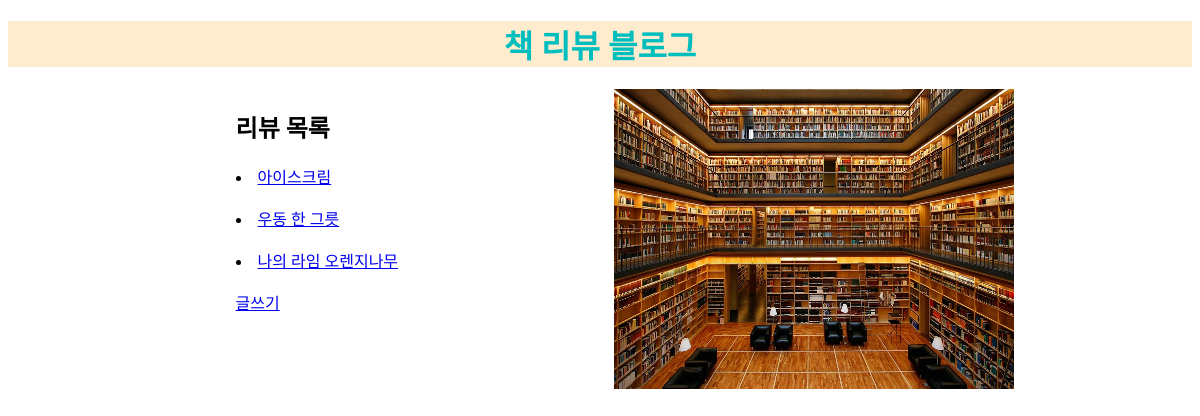
/, run on an earlier commit of the app's database.
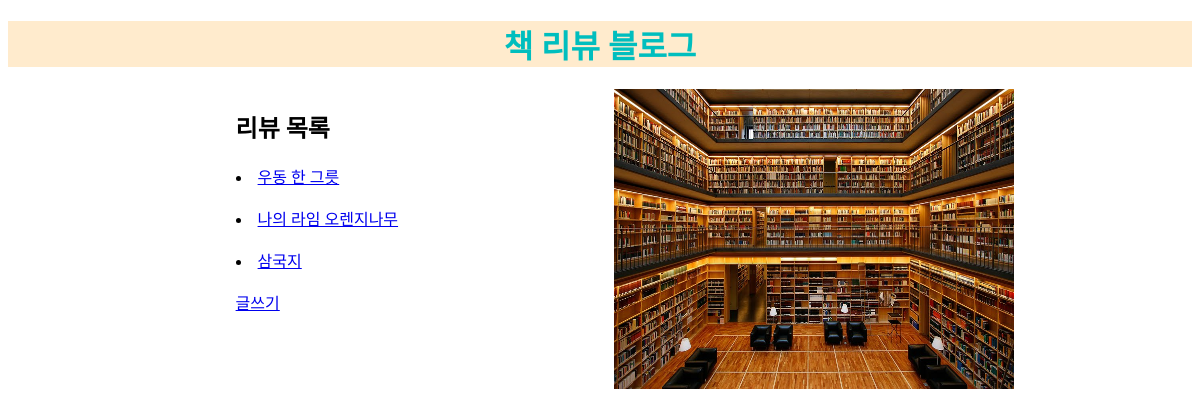
And on a later commit of the database.
### blog/models.py (models this page shows, shortened)
class Post(models.Model):
    title = models.CharField(max_length=200)
    review = models.TextField()
    price = models.FloatField()
    one = '★'
    two = '★★'
    three = '★★★'
    four = '★★★★'
    five = '★★★★★'
    score_choices = (
        (one, '★'),
        (two, '★★'),
        (three, '★★★'),
        (four, '★★★★'),
        (five, '★★★★★')
    )
    starScore = models.CharField(
        max_length = 5,
        choices = score_choices,
        default = one
        )

### blog/views.py (the view)
# urls.py: 2. Add a URL to urlpatterns:  path('', views.home, name='home')
def home(request):
    posts = Post.objects.all()
    return render(request, 'home.html', {'posts':posts})

### blog/templates/home.html (shortened to what this page needs)
<!DOCTYPE html>
<html lang="en">
{% load staticfiles %}
<head>
    <link rel="stylesheet" type="text/css" href="{% static 'home.css' %}">
</head>
<body>
    <div class="heading">
        <h1 class="head-font"> 책 리뷰 블로그 </h1>
    </div>
    {% block content %}
    <div class="box">
        <div class="content-box">
            <h2> 리뷰 목록 </h2>
                {% for post in posts %}
                <li><a href="{% url 'detail' post.pk %}">{{ post.title }}</a></li><br>
                {% endfor %}
            <a href="{% url 'new' %}">글쓰기</a><br>
        </div>
    {% endblock %}
        <div class="image-box">
            <img src="{% static 'Library.jpg' %}">
        </div>
    </div>
</body>
</html>

What changed in the data, as far as the page shows it:
removed Post: title "아이스크림"
added Post: title "삼국지"
